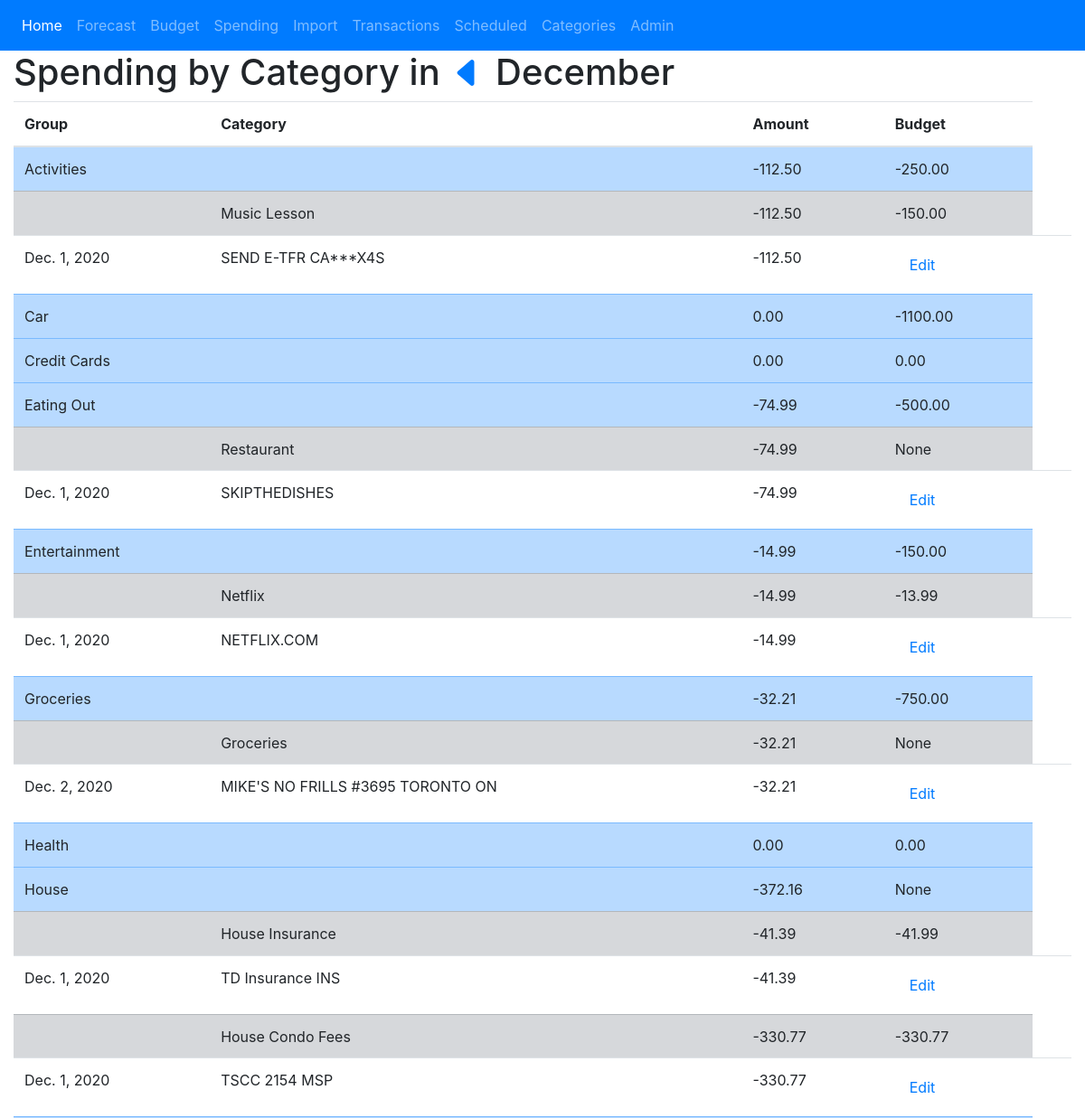
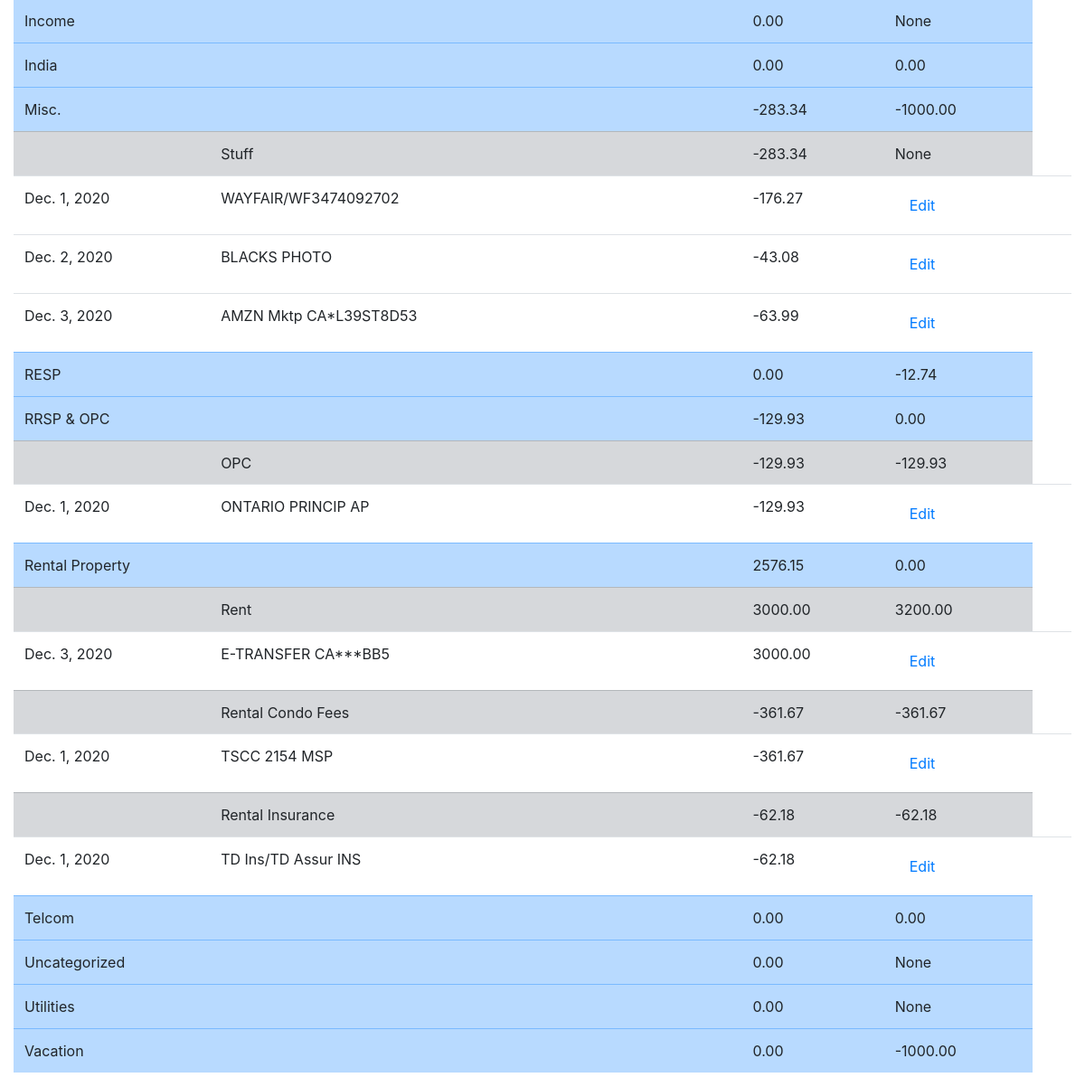
The app's page /category/spending/ with its own data (2 pictures, top to bottom).
### category/models.py (models this page shows, shortened)
class CategoryGroup(models.Model):
	name = models.CharField(max_length=50, blank=True, null=True)
	budget = models.DecimalField(max_digits=8, decimal_places=2, blank=True, null=True)
	class Meta:
		verbose_name='Category Group'

class Category(models.Model):
	name = models.CharField(max_length=50, blank=True)
	group = models.ForeignKey(CategoryGroup, on_delete=models.PROTECT, blank=True, null=True)
	budget = models.DecimalField(max_digits=8, decimal_places=2, blank=True, null=True)
	class Meta:
		verbose_name_plural = 'Categories'

### transaction/models.py (models this page shows, shortened)
class Transaction(models.Model):
	date = models.DateField()
	description = models.CharField(max_length=100)
	amount = models.DecimalField(max_digits=8, decimal_places=2)
	category = models.ForeignKey(Category, on_delete=models.SET_DEFAULT, default=None, blank=True, null=True)

### category/views.py (the view)
# urls.py: path('spending/', SpendingView.as_view(), name='spending-list'),
class SpendingView(TemplateView):
	template_name='spending_list.html'
	def get_context_data(self, **kwargs):
		context = super().get_context_data(**kwargs)
		view_title='Spending by Category in'
		view_url='spending-list'
		context, view_date=view_title_context_data(self, context, view_url, view_title)
		spending_list=[]
		cat_group_list=CategoryGroup.objects.all().order_by('name')
		for cat_group in cat_group_list:
			cat_list=[]
			cat_list_in_group = Category.objects.filter(group=cat_group)
			group_sum = Transaction.objects.filter(
				category__in=cat_list_in_group,
				date__month=view_date.month,
				date__year=view_date.year).aggregate(Sum('amount'))
			for cat in cat_list_in_group:
				tran_list=Transaction.objects.filter(
					category=cat,
					date__month=view_date.month,
					date__year=view_date.year).order_by('date')
				cat_sum=tran_list.aggregate(Sum('amount'))
				cat_list.append((cat,cat_sum,tran_list))
			group_list=(cat_group,group_sum,cat_list)
			spending_list.append(group_list)
		context['spending_list']=spending_list
		return context

### inthebank/views.py (called while the page is built)
def view_date_control(year, month):
	today=datetime.date.today()
	if year:
		view_date=datetime.date(year,month,1)
		prev=view_date + relativedelta(months=-1)
		if view_date.month != today.month or view_date.year != today.year:
			next = view_date + relativedelta(months=+1)
		else:
			next = None
	else: #First load so starts with Today
		view_date=datetime.date.today()
		prev=view_date + relativedelta(months=-1)
		next = None
	return {'prev':prev, 'next':next, 'view_date':view_date}

def view_title_context_data(self, context, view_url, view_title):
	if self.kwargs:
		return_control=view_date_control(self.kwargs['year'],self.kwargs['month'])
	else:
		return_control=view_date_control(None, None)
	view_date = return_control['view_date']
	context['title']=view_title
	context['view_url']=view_url
	context['prev']=return_control['prev']
	context['next']=return_control['next']
	context['view_date']=view_date
	return context, view_date

### templates/spending_list.html
{% extends "base.html" %}
{% load crispy_forms_tags %}
{% block main_content %}
	<table class="table">
		<thead>
		<tr>
			<th scope="col">Group</th>
			<th scope="col">Category</th>
			<th scope="col">Amount</th>
			<th scope="col">Budget</th>
		</tr>
		</thead>
		<tbody>
			{% for group in spending_list %}
				<tr class="table-primary">
					<td colspan='2'>{{group.0.name}}</td>
					<td>{{group.1.amount__sum|floatformat:"2"|default:"0.00"}}</td>
					<td>{{group.0.budget}}</td>
				</tr>
				{% for cat in group.2 %}
					{% if cat.2 %}
						<tr class="table-secondary">
							<td></td>
							<td>{{cat.0.name}}</td>
							<td>{{cat.1.amount__sum|floatformat:"2"|default:"0.00"}}</td>
							<td>{{cat.0.budget}}</td>
						</tr>
						<tr>
							{% for tran in cat.2 %}
							<tr>
								<td>{{tran.date}}</td>
								<td>{{tran.description}}</td>
								<td>{{tran.amount}}</td>
								<td><a class="nav-link" href="{% url 'transaction-update' tran.pk %}?next={{request.path|urlencode}}"">Edit</td></a>
								<td></td>
							</tr>
							{% endfor %}
						</tr>
					{% endif %}
				{% endfor %}
			{% endfor %}
		</tbody>
	</table>
{% endblock %}

### records on screen
CategoryGroup: name "Activities", group "-112.50", budget "-250.00"
Category: name "Music Lesson", cat "-112.50", budget "-150.00"
Transaction: date "Dec. 1, 2020", description "SEND E-TFR CA***X4S", amount "-112.50"
CategoryGroup: name "Car", group "0.00", budget "-1100.00"
CategoryGroup: name "Credit Cards", budget "0.00"
CategoryGroup: name "Eating Out", group "-74.99", budget "-500.00"
Category: name "Restaurant", cat "-74.99", budget "None"
Transaction: date "Dec. 1, 2020", description "SKIPTHEDISHES", amount "-74.99"
CategoryGroup: name "Entertainment", group "-14.99", budget "-150.00"
Category: name "Netflix", cat "-14.99", budget "-13.99"
Transaction: date "Dec. 1, 2020", description "NETFLIX.COM", amount "-14.99"
CategoryGroup: name "Groceries", group "-32.21", budget "-750.00"
Category: name "Groceries", cat "-32.21", budget "None"
Transaction: date "Dec. 2, 2020", description "MIKE'S NO FRILLS #3695 TORONTO ON", amount "-32.21"
CategoryGroup: name "Health", budget "0.00"
CategoryGroup: name "House", group "-372.16", budget "None"
Category: name "House Insurance", cat "-41.39", budget "-41.99"
Transaction: date "Dec. 1, 2020", description "TD Insurance INS", amount "-41.39"
Category: name "House Condo Fees", budget "-330.77"
Transaction: date "Dec. 1, 2020", description "TSCC 2154 MSP", amount "-330.77"
CategoryGroup: name "Income", group "0.00", budget "None"
CategoryGroup: name "India", budget "0.00"
CategoryGroup: name "Misc.", group "-283.34", budget "-1000.00"
Category: name "Stuff", cat "-283.34", budget "None"
Transaction: date "Dec. 1, 2020", description "WAYFAIR/WF3474092702", amount "-176.27"
Transaction: date "Dec. 2, 2020", description "BLACKS PHOTO", amount "-43.08"
Transaction: date "Dec. 3, 2020", description "AMZN Mktp CA*L39ST8D53", amount "-63.99"
CategoryGroup: name "RESP", group "0.00", budget "-12.74"
CategoryGroup: name "RRSP & OPC", group "-129.93", budget "0.00"
Category: name "OPC", budget "-129.93"
Transaction: date "Dec. 1, 2020", description "ONTARIO PRINCIP AP", amount "-129.93"
CategoryGroup: name "Rental Property", group "2576.15", budget "0.00"
Category: name "Rent", cat "3000.00", budget "3200.00"
Transaction: date "Dec. 3, 2020", description "E-TRANSFER CA***BB5", amount "3000.00"
Category: name "Rental Condo Fees", budget "-361.67"
Transaction: date "Dec. 1, 2020", description "TSCC 2154 MSP", amount "-361.67"
Category: name "Rental Insurance", budget "-62.18"
Transaction: date "Dec. 1, 2020", description "TD Ins/TD Assur INS", amount "-62.18"
CategoryGroup: name "Telcom", budget "0.00"
CategoryGroup: name "Uncategorized", group "0.00", budget "None"
CategoryGroup: name "Utilities", group "0.00", budget "None"
CategoryGroup: name "Vacation", group "0.00", budget "-1000.00"

### other values on screen
{{ title }} "Spending by Category in"
{{ view_date|date:"F" }} "December"
